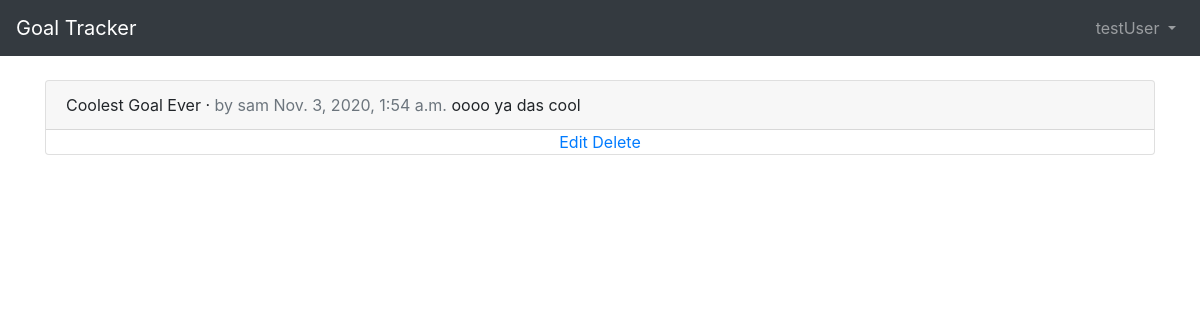
The app's page /goals/ (signed in) with its own data.
### users/models.py (models this page shows)
class CustomUser(AbstractUser):
    age = models.PositiveIntegerField(null=True, blank=True)

### goals/models.py (models this page shows, shortened)
class Goal(models.Model):
    title = models.CharField(max_length=255)
    body = models.TextField()
    date = models.DateTimeField(auto_now_add=True)
    author = models.ForeignKey(
    get_user_model(),
    on_delete=models.CASCADE,
    )

### goals/views.py (the view)
# urls.py: path('',GoalListView.as_view(), name='goal_list'),
class GoalListView(ListView):
    model = Goal
    template_name = 'goal_list.html'

### templates/goal_list.html (shortened to what this page needs)
{% extends 'base.html' %}
{% block content %}
  {% for goal in object_list %}
    <div class="card">
      <div class="card-header">
        <span class="front-weight-bold">{{ goal.title }}</span> &middot;
        <span class="text-muted">by {{ goal.author }}
          {{ goal.date }}</span>
          {{ goal.body }}
        </div>
        <div class="card-foorter text-center text-muted">
          <a href="{% url 'goal_edit' goal.pk %}">Edit</a>
          <a href="{% url 'goal_delete' goal.pk %}">Delete</a>
        </div>
      </div>
      <br />
    {% endfor %}
  {% endblock content %}

### templates/base.html (shortened to what this page needs)
<!doctype html>
<html lang="en">
  <head>
    <link rel="stylesheet"
    href="https://stackpath.bootstrapcdn.com/bootstrap/4.1.3/css/bootstrap.min.css"
>
  </head>
  <body>
    <nav class="navbar navbar-expand-md navbar-dark bg-dark mb-4">
      <a class="navbar-brand" href="{% url 'home' %}">Goal Tracker</a>
    <div class="collapse navbar-collapse" id="navbarCollapse">
      {% if user.is_authenticated %}
        <ul class="navbar-nav ml-auto">
          <li class="nav-item">
            <a class="nav-link dropdown-toggle" href="#" id="userMenu"
              data-toggle="dropdown" aria-haspopup="true"
              aria-expanded="false">
              {{ user.username }}
            </a>
          </li>
        </ul>
      {% endif %}
    </div>
  </nav>
  <div class="container">
    {% block content %}
    {% endblock content %}
  </div>
  </body>
</html>

### records on screen
CustomUser: username "testUser"
Goal: title "Coolest Goal Ever", author "sam", date "Nov. 3, 2020, 1:54 a.m.", body "oooo ya das cool"
